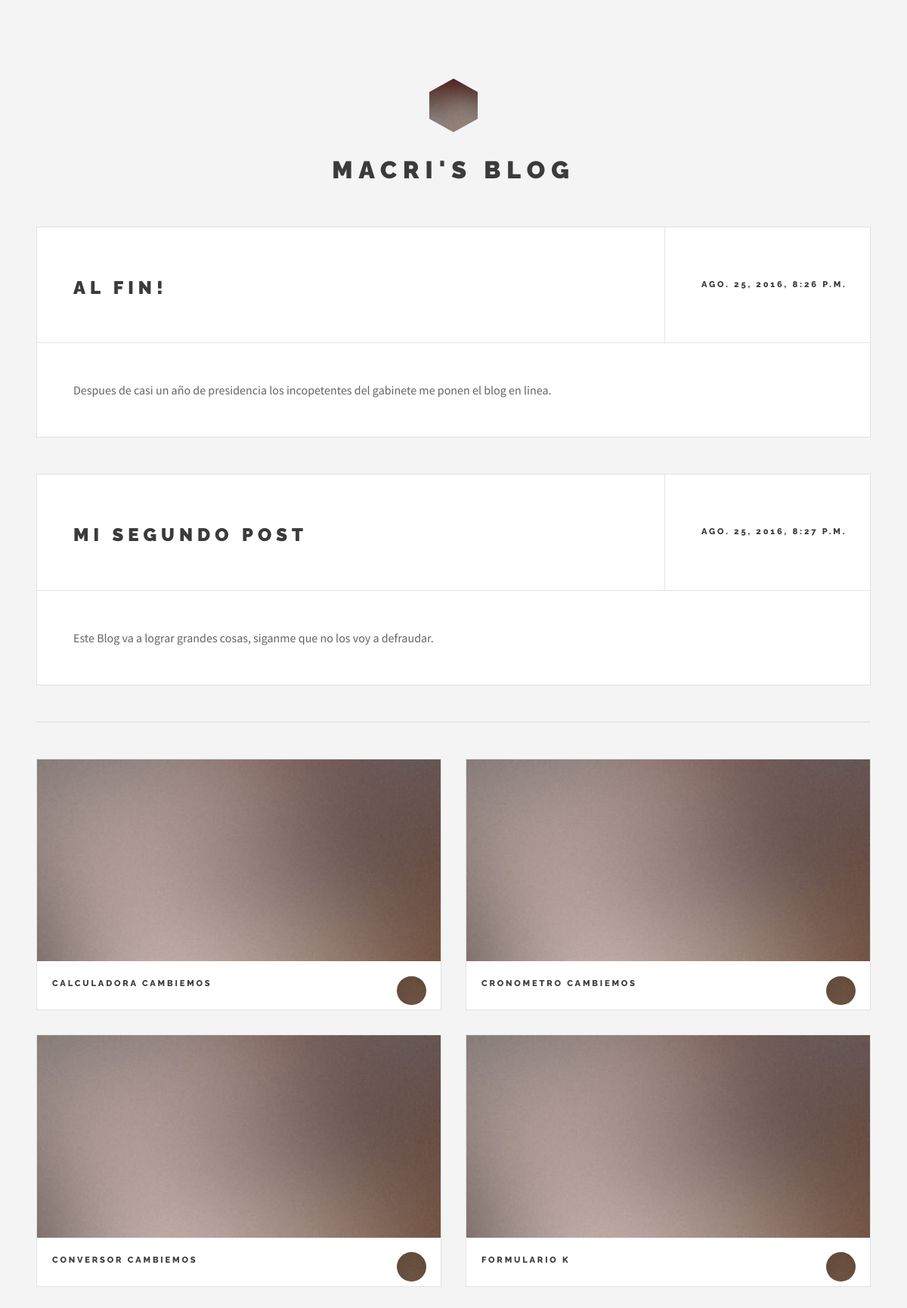
The page / on the database its author committed.
### posts/models.py (models this page shows, shortened)
class Post(models.Model):
    autor = models.ForeignKey('auth.User')
    titulo = models.CharField(max_length=140)
    texto = models.TextField()
    fecha = models.DateTimeField(default=timezone.now)
    fechita = models.DateTimeField(blank=True, null=True)

### posts/views.py (the view)
# urls.py: url(r'^$', views.posts_list, name='posts_list'),
def posts_list(request):
    posts = Post.objects.filter(fechita__lte=timezone.now()).order_by('fechita')
    return render(request, 'posts/posts_list.html', {'posts': posts})

### posts/templates/posts/posts_list.html
{% extends 'posts/base.html' %}
	{% block content %}
		{% for post in posts %}
		<article class="post">
			<header>
				<div class="title">
					<h2><a href="{% url 'post_zoom' pk=post.pk %}">{{ post.titulo}}</a></h2>
				</div>
				<div class="meta">
					<time class="published">{{ post.fechita }}</time>
				</div>
			</header>
			<p> {{ post.texto|linebreaksbr }} </p>
		</article>
		{% endfor %}
	{% endblock %}

### posts/templates/posts/base.html (shortened to what this page needs)
<!DOCTYPE HTML>
<html>
	{% load staticfiles %}
	<head>
		<link rel="stylesheet" href="{% static 'assets/css/main.css' %}" />
	</head>
	<body>
			<div id="wrapper">
					<div id="main">
						{% block content %}
						{% endblock %}
					</div>
					<section id="sidebar">
							<section id="intro">
								<a href="/" class="logo"><img src="{% static 'images/logo.jpg' %}" alt="" /></a>
								<header>
									<h2>Macri's Blog</h2>
								</header>
							</section>
					<section>
						<div class="mini-posts">
						<article class="mini-post">
							<header>
								<h3><a href="calculadora">Calculadora Cambiemos</a></h3>
								<a href="#" class="author"><img src="images/avatar.jpg" alt="" /></a>
							</header>
							<a href="#" class="image"><img src="images/pic04.jpg" alt="" /></a>
						</article>
						<article class="mini-post">
							<header>
								<h3><a href="cronometro">Cronometro Cambiemos</a></h3>
								<a href="#" class="author"><img src="images/avatar.jpg" alt="" /></a>
							</header>
							<a href="#" class="image"><img src="images/pic04.jpg" alt="" /></a>
						</article>
						<article class="mini-post">
							<header>
								<h3><a href="conversor">Conversor Cambiemos</a></h3>
								<a href="#" class="author"><img src="images/avatar.jpg" alt="" /></a>
							</header>
							<a href="#" class="image"><img src="images/pic04.jpg" alt="" /></a>
						</article>
						<article class="mini-post">
							<header>
								<h3><a href="chboton">Formulario K</a></h3>
								<a href="#" class="author"><img src="images/avatar.jpg" alt="" /></a>
							</header>
							<a href="#" class="image"><img src="images/pic04.jpg" alt="" /></a>
						</article>
						</div>
					</section>
				</section>
			</div>
	</body>
</html>

### rows shown on the page
Post: titulo "AL FIN!", fechita "AGO. 25, 2016, 8:26 P.M.", texto "Despues de casi un año de presidencia los incopetentes del gabinete me ponen el blog en linea."
Post: titulo "MI SEGUNDO POST", fechita "AGO. 25, 2016, 8:27 P.M.", texto "Este Blog va a lograr grandes cosas, siganme que no los voy a defraudar."
